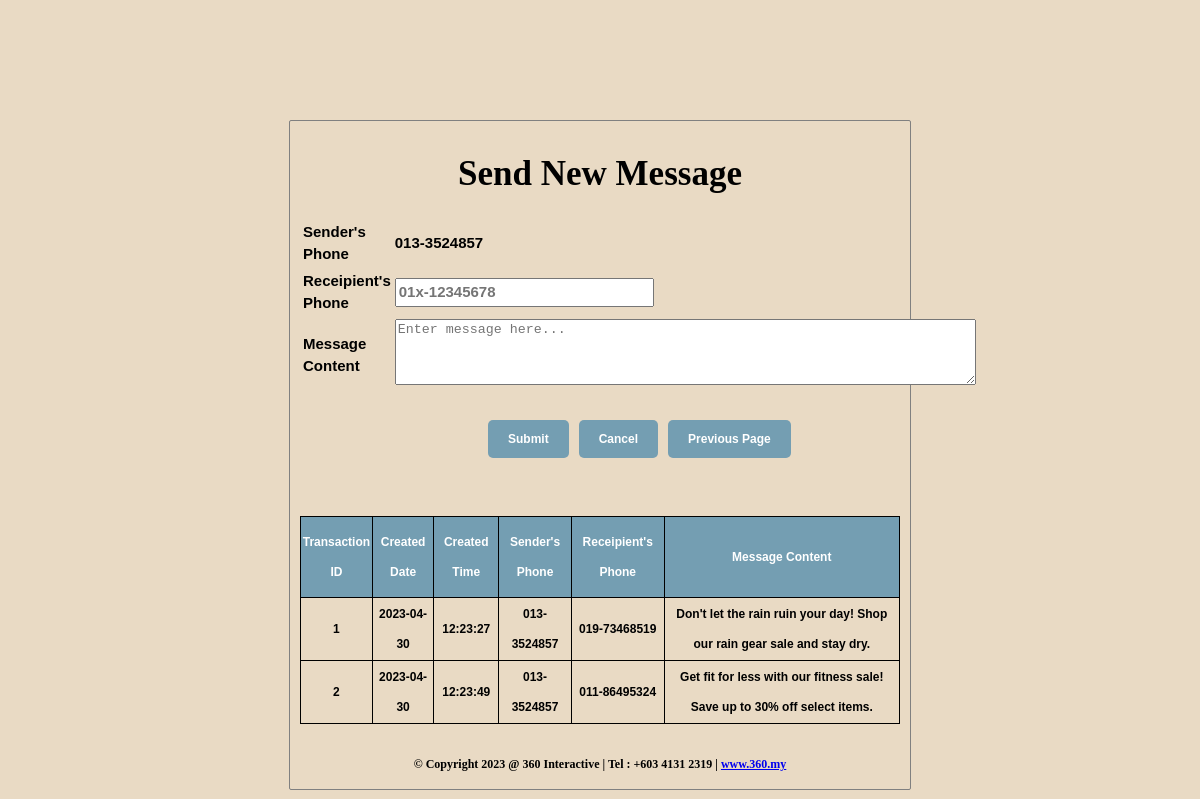
Screenshot of /msgService.php (signed in) with the database file from the repository.
### tables this page shows
CREATE TABLE `customer` (
  `cust_id` int(11) NOT NULL,
  `cust_name` varchar(50) NOT NULL,
  `cust_ic` varchar(14) NOT NULL,
  `cust_gender` varchar(1) NOT NULL,
  `cust_phone` varchar(13) NOT NULL,
  `cust_email` varchar(50) NOT NULL,
  `cust_pswd` varchar(16) NOT NULL,
  `comp_name` varchar(50) NOT NULL,
  `comp_phone` varchar(13) NOT NULL,
  `comp_address` varchar(100) NOT NULL
);

CREATE TABLE `msg_trans` (
  `trans_id` int(11) NOT NULL,
  `created_date` date NOT NULL,
  `created_time` time NOT NULL,
  `sender_phone` varchar(14) NOT NULL,
  `receipient_phone` varchar(14) NOT NULL,
  `msg_content` varchar(200) NOT NULL,
  `cust_id` int(11) NOT NULL
);

### msgService.php (the view, shortened to what this page needs)
<!DOCTYPE html>
<?php
$loginID = $_SESSION['loginId'];
include './include/conn.php';
?>
<?php
$query = mysqli_query($connection, "select cust_phone from `customer` where cust_id='$loginID'");
$cust_phone = "";
while ($row = mysqli_fetch_array($query)) {
    $cust_phone = $row['cust_phone'];
}
?>
<html>
    <head>
        <link rel="stylesheet" href="css/style.css">
    </head>
    <body>
        <div>
            <h1>Send New Message</h1>
        </div>
        <form action="<?PHP echo $_SERVER['SCRIPT_NAME'] ?>" method="POST">
            <table class="table_msg_service">
                <tr>
                    <td>Sender's Phone</td>
                    <td>
                        <?php echo $cust_phone ?>
                    </td>
                </tr>
                <tr>
                    <td>Receipient's Phone</td>
                    <td>
                        <input type="text" name="receipient_phone" maxlength="13" size="30" placeholder="01x-12345678" required/>
                    </td>
                </tr>
                <tr>
                    <td>Message Content</td>
                    <td>
                        <textarea rows="4" cols="70" name="msg_content" placeholder="Enter message here..."></textarea>
                    </td>
                </tr>
                <tr>
                    <td colspan="2">
                        <div class="btn_row">
                            <input type="submit" value="Submit" class="button"/>
                            <input type="reset" value="Cancel" class="button_cxl"/>
                            <input type="button" value="Previous Page" class="button" onclick="window.location.href = 'custDashboard.php'"/>
                        </div>
                    </td>
                </tr>
            </table>
        </form>
        <table class="table_msg_list_cust" id="table_msg_list_cust">
            <tr>
                <th>Transaction ID</th>
                <th>Created Date</th>
                <th>Created Time</th>
                <th>Sender's Phone</th>
                <th>Receipient's Phone</th>
                <th>Message Content</th>
            </tr>
            <?php
            $result = mysqli_query($connection, "SELECT * FROM msg_trans where cust_id='$loginID'");
            while ($query_data = mysqli_fetch_row($result)) {
                echo "<tr>";
                echo "<td>", $query_data[0], "</td>",
                "<td>", $query_data[1], "</td>",
                "<td>", $query_data[2], "</td>",
                "<td>", $query_data[3], "</td>",
                "<td>", $query_data[4], "</td>",
                "<td>", $query_data[5], "</td>";
                echo "</tr>";
            }
            ?>
        </table>
        <?php
        include('include/footer.php');
        ?>
    </body>
</html>

### css/style.css (style rules this page uses)
body { background: #E9DAC4; border: solid gray 1px; width:50%; height: auto; border-radius: 2px; margin: 120px auto; padding: 10px; }
div { margin-left: auto; margin-right: auto; display: flex; justify-content: center; align-items: center; }
h1 { font-size: 35px; font-weight: bold; }
.button, .button_logout, .button_del, .button_cxl, .button_back { display: inline-block; padding: 10px 20px; font-size: 12px; font-weight: bold; text-align: center; text-decoration: none; color: #fff; background-color: #749EB2; border-radius: 5px; border: none; cursor: pointer; margin: 5px; }
.table_sign_up, .table_msg_service, .table_cust_list, .table_cust_prof_adm, .table_msg_list, .table_cust_prof_cust, .table_msg_list_cust, .table_update_profile, div.btn_row { width: 100%; justify-content: center; align-items: center; margin-left: auto; margin-right: auto; }
.table_contact_us, .table_cust_list, .table_cust_prof_adm, .table_msg_list, .table_cust_prof_cust, .table_msg_list_cust { width: 100%; justify-content: center; align-items: center; margin-left: auto; margin-right: auto; margin-top: 50px; margin-bottom: 10px; height: 200px }
#table_cust_list, #table_msg_list, #table_msg_list_cust { border: 1px solid black; border-collapse: collapse; }
#table_cust_list th, #table_cust_list td, #table_msg_list th, #table_msg_list td, #table_msg_list_cust th, #table_msg_list_cust td { text-align: center; border: 1px solid black; }
#table_cust_list th, #table_msg_list th, #table_msg_list_cust th { padding: 10px 0px; color: #fff; background:#749EB2; }
td:first-child { width: 50%; }
#table_cust_list td:first-child, #table_msg_list td:first-child, #table_msg_list_cust td:first-child { width: 12%; text-align: center; }
div > label, input, th, td { line-height: 1.5; font-size: 15px; font-family: Helvetica, Arial, sans-serif; font-weight: bold; margin: 5px 0px; }
#table_cust_list th, #table_cust_list td, #table_msg_list th, #table_msg_list td, #table_msg_list_cust th, #table_msg_list_cust td { line-height: 2.5; font-size: 12px; font-family: Helvetica, Arial, sans-serif; font-weight: bold; }
div.btn_row { margin-top: 20px; }

### rows the page displays
customer: cust_phone "013-3524857"
msg_trans: trans_id "1", created_date "2023-04-30", created_time "12:23:27", sender_phone "013-3524857", receipient_phone "019-73468519", msg_content "Don't let the rain ruin your day! Shop our rain gear sale and stay dry."
msg_trans: trans_id "2", created_date "2023-04-30", created_time "12:23:49", sender_phone "013-3524857", receipient_phone "011-86495324", msg_content "Get fit for less with our fitness sale! Save up to 30% off select items."
